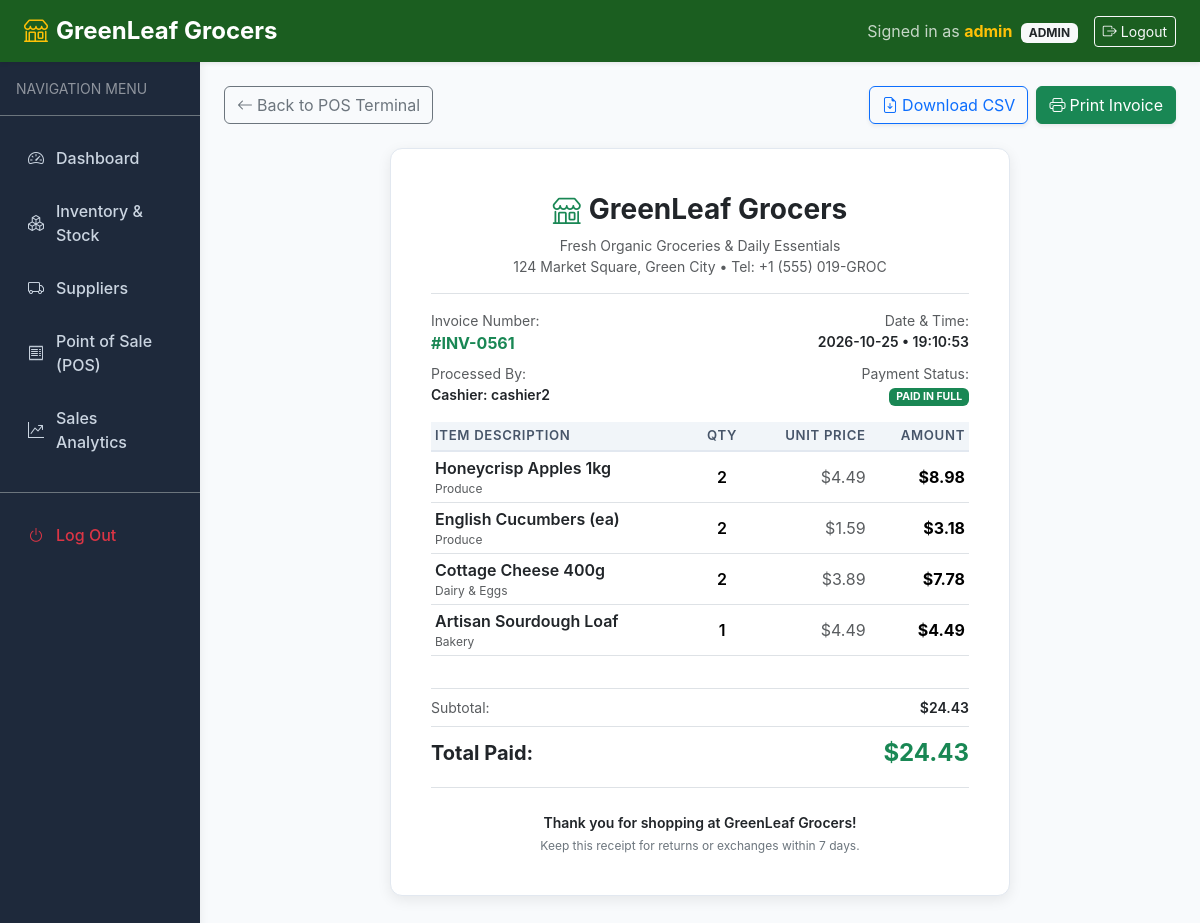
The app's page /billing/receipt/561 (signed in) with its own data.
### tables this page shows
CREATE TABLE sales (
    sale_id INTEGER PRIMARY KEY AUTOINCREMENT,
    sale_date DATE NOT NULL,
    sale_time TIME NOT NULL,
    user_id INTEGER NOT NULL REFERENCES users(user_id),
    total_amount REAL NOT NULL CHECK(total_amount >= 0),
    discount REAL NOT NULL DEFAULT 0.0 CHECK(discount >= 0),
    final_amount REAL NOT NULL CHECK(final_amount >= 0),
    created_at TIMESTAMP DEFAULT CURRENT_TIMESTAMP
);

CREATE TABLE users (
    user_id INTEGER PRIMARY KEY AUTOINCREMENT,
    username TEXT UNIQUE NOT NULL,
    password_hash TEXT NOT NULL,
    role TEXT NOT NULL CHECK(role IN ('admin', 'cashier')),
    created_at TIMESTAMP DEFAULT CURRENT_TIMESTAMP
);

CREATE TABLE sale_items (
    sale_item_id INTEGER PRIMARY KEY AUTOINCREMENT,
    sale_id INTEGER NOT NULL REFERENCES sales(sale_id) ON DELETE CASCADE,
    product_id INTEGER NOT NULL REFERENCES products(product_id),
    quantity INTEGER NOT NULL CHECK(quantity > 0),
    price REAL NOT NULL CHECK(price >= 0)
);

CREATE TABLE products (
    product_id INTEGER PRIMARY KEY AUTOINCREMENT,
    name TEXT NOT NULL,
    category TEXT NOT NULL,
    unit_price REAL NOT NULL CHECK(unit_price >= 0),
    stock_qty INTEGER NOT NULL DEFAULT 0 CHECK(stock_qty >= 0),
    reorder_level INTEGER NOT NULL DEFAULT 10 CHECK(reorder_level >= 0),
    expiry_date DATE NOT NULL,
    supplier_id INTEGER REFERENCES suppliers(supplier_id) ON DELETE SET NULL,
    created_at TIMESTAMP DEFAULT CURRENT_TIMESTAMP
);

### app/routes/billing.py (the view)
@billing_bp.route("/invoice/<int:sale_id>")
@billing_bp.route("/receipt/<int:sale_id>")
@cashier_required
def invoice(sale_id):
    sale = Sale.get_by_id(sale_id)
    if not sale:
        flash("Invoice not found.", "warning")
        return redirect(url_for("billing.pos"))
    if isinstance(sale, dict):
        sale["line_items"] = sale.get("items", [])
    return render_template("billing/invoice.html", sale=sale)

### app/auth_utils.py (called while the page is built)
def cashier_required(f):
    @wraps(f)
    def decorated_function(*args, **kwargs):
        if "user_id" not in session:
            flash("Please log in to access this page.", "warning")
            return redirect(url_for("auth.login", next=request.endpoint))
        if session.get("role") not in ("cashier", "admin"):
            flash("Access denied. Authorized billing staff only.", "danger")
            return redirect(url_for("auth.login"))
        return f(*args, **kwargs)
    return decorated_function

### app/database.py (called while the page is built)
def get_db_connection(db_path: str | Path | None = None) -> sqlite3.Connection:
    if db_path is None:
        try:
            from flask import current_app, has_app_context
            if has_app_context() and "DATABASE_PATH" in current_app.config:
                path = current_app.config["DATABASE_PATH"]
            else:
                path = DEFAULT_DB_PATH
        except ImportError:
            path = DEFAULT_DB_PATH
    else:
        path = db_path
    conn = sqlite3.connect(path)
    conn.row_factory = sqlite3.Row
    conn.execute("PRAGMA foreign_keys = ON;")
    return conn

### app/templates/billing/invoice.html (shortened to what this page needs)
{% extends "base.html" %}
{% block content %}
<div class="no-print d-flex justify-content-between align-items-center mb-4">
    <div>
        <a href="{{ url_for('billing.pos') }}" class="btn btn-outline-secondary d-flex align-items-center gap-1">
            <i class="bi bi-arrow-left"></i> Back to POS Terminal
        </a>
    </div>
    <div class="d-flex gap-2">
        <a href="{{ url_for('billing.export_invoice_csv', sale_id=sale.sale_id) }}" class="btn btn-outline-primary d-flex align-items-center gap-1 shadow-sm">
            <i class="bi bi-file-earmark-arrow-down"></i> Download CSV
        </a>
        <button type="button" class="btn btn-success d-flex align-items-center gap-1 shadow-sm" onclick="window.print()">
            <i class="bi bi-printer"></i> Print Invoice
        </button>
    </div>
</div>
<div class="receipt-container">
    <div class="text-center pb-3 border-bottom mb-3">
        <div class="d-flex align-items-center justify-content-center gap-2 mb-1">
            <i class="bi bi-shop text-success fs-3"></i>
            <h3 class="fw-bold text-dark mb-0">GreenLeaf Grocers</h3>
        </div>
        <div class="text-muted small">Fresh Organic Groceries &amp; Daily Essentials</div>
        <div class="text-muted small">124 Market Square, Green City &bull; Tel: +1 (555) 019-GROC</div>
    </div>
    <div class="row g-2 mb-3 small">
        <div class="col-6">
            <div class="text-muted">Invoice Number:</div>
            <div class="fw-bold text-success fs-6">#INV-{{ "%04d"|format(sale.sale_id) }}</div>
        </div>
        <div class="col-6 text-end">
            <div class="text-muted">Date &amp; Time:</div>
            <div class="fw-semibold text-dark">{{ sale.sale_date }} &bull; {{ sale.sale_time }}</div>
        </div>
        <div class="col-6 mt-2">
            <div class="text-muted">Processed By:</div>
            <div class="fw-semibold text-dark">Cashier: {{ sale.cashier_name }}</div>
        </div>
        <div class="col-6 text-end mt-2">
            <div class="text-muted">Payment Status:</div>
            <span class="badge bg-success">PAID IN FULL</span>
        </div>
    </div>
    <div class="table-responsive mb-3">
        <table class="table table-sm align-middle">
            <thead class="table-light small">
                <tr>
                    <th>Item Description</th>
                    <th class="text-center">Qty</th>
                    <th class="text-end">Unit Price</th>
                    <th class="text-end">Amount</th>
                </tr>
            </thead>
            <tbody>
                {% for item in sale['items'] %}
                <tr>
                    <td>
                        <div class="fw-semibold text-dark">{{ item.product_name }}</div>
                        <div class="text-muted small" style="font-size: 0.75rem;">{{ item.category }}</div>
                    </td>
                    <td class="text-center fw-semibold">{{ item.quantity }}</td>
                    <td class="text-end text-muted">${{ "%.2f"|format(item.price) }}</td>
                    <td class="text-end fw-bold">${{ "%.2f"|format(item.price * item.quantity) }}</td>
                </tr>
                {% endfor %}
            </tbody>
        </table>
    </div>
    <div class="border-top pt-2">
        <div class="d-flex justify-content-between mb-1 small">
            <span class="text-muted">Subtotal:</span>
            <span class="fw-semibold text-dark">${{ "%.2f"|format(sale.total_amount) }}</span>
        </div>
        <div class="d-flex justify-content-between align-items-center pt-2 border-top mt-2">
            <span class="fw-bold fs-5 text-dark">Total Paid:</span>
            <span class="fw-bold fs-4 text-success">${{ "%.2f"|format(sale.final_amount) }}</span>
        </div>
    </div>
    <div class="text-center pt-4 mt-3 border-top text-muted small">
        <p class="mb-1 fw-semibold text-dark">Thank you for shopping at GreenLeaf Grocers!</p>
        <p class="mb-0 text-secondary" style="font-size: 0.75rem;">Keep this receipt for returns or exchanges within 7 days.</p>
    </div>
</div>
{% endblock %}

### app/static/css/style.css (style rules this page uses)
:root { --primary-green: #2e7d32; --primary-green-dark: #1b5e20; --primary-green-light: #e8f5e9; --accent-orange: #f57c00; --accent-red: #d32f2f; --sidebar-bg: #1e293b; --sidebar-hover: #334155; --card-shadow: 0 4px 6px -1px rgba(0, 0, 0, 0.1), 0 2px 4px -1px rgba(0, 0, 0, 0.06); }
body { background-color: #f8fafc; font-family: -apple-system, BlinkMacSystemFont, "Segoe UI", Roboto, "Helvetica Neue", Arial, sans-serif; color: #1e293b; min-height: 100vh; }
.table thead th { background-color: #f1f5f9; color: #475569; font-size: 0.825rem; text-transform: uppercase; letter-spacing: 0.05em; font-weight: 600; border-bottom: 2px solid #e2e8f0; }

### app/templates/billing/invoice.html (style rules this page uses)
.receipt-container { max-width: 620px; margin: 1.5rem auto; background: #ffffff; padding: 2.5rem; border-radius: 0.75rem; box-shadow: 0 4px 14px rgba(0, 0, 0, 0.08); border: 1px solid #e2e8f0; }

### records on screen
sales: sale_id "0561", sale_date "2026-10-25", sale_time "19:10:53", total_amount "24.43", final_amount "24.43"
users: cashier_name "cashier2"
sale_items: product_name "Honeycrisp Apples 1kg", category "Produce", quantity "2", price "4.49", item.price*item.quantity "8.98"
sale_items: product_name "English Cucumbers (ea)", category "Produce", quantity "2", price "1.59", item.price*item.quantity "3.18"
sale_items: product_name "Cottage Cheese 400g", category "Dairy & Eggs", quantity "2", price "3.89", item.price*item.quantity "7.78"
sale_items: product_name "Artisan Sourdough Loaf", category "Bakery", quantity "1", price "4.49", item.price*item.quantity "4.49"

### other values on screen
{{ current_username }} "admin"
{{ current_role }} "ADMIN"
